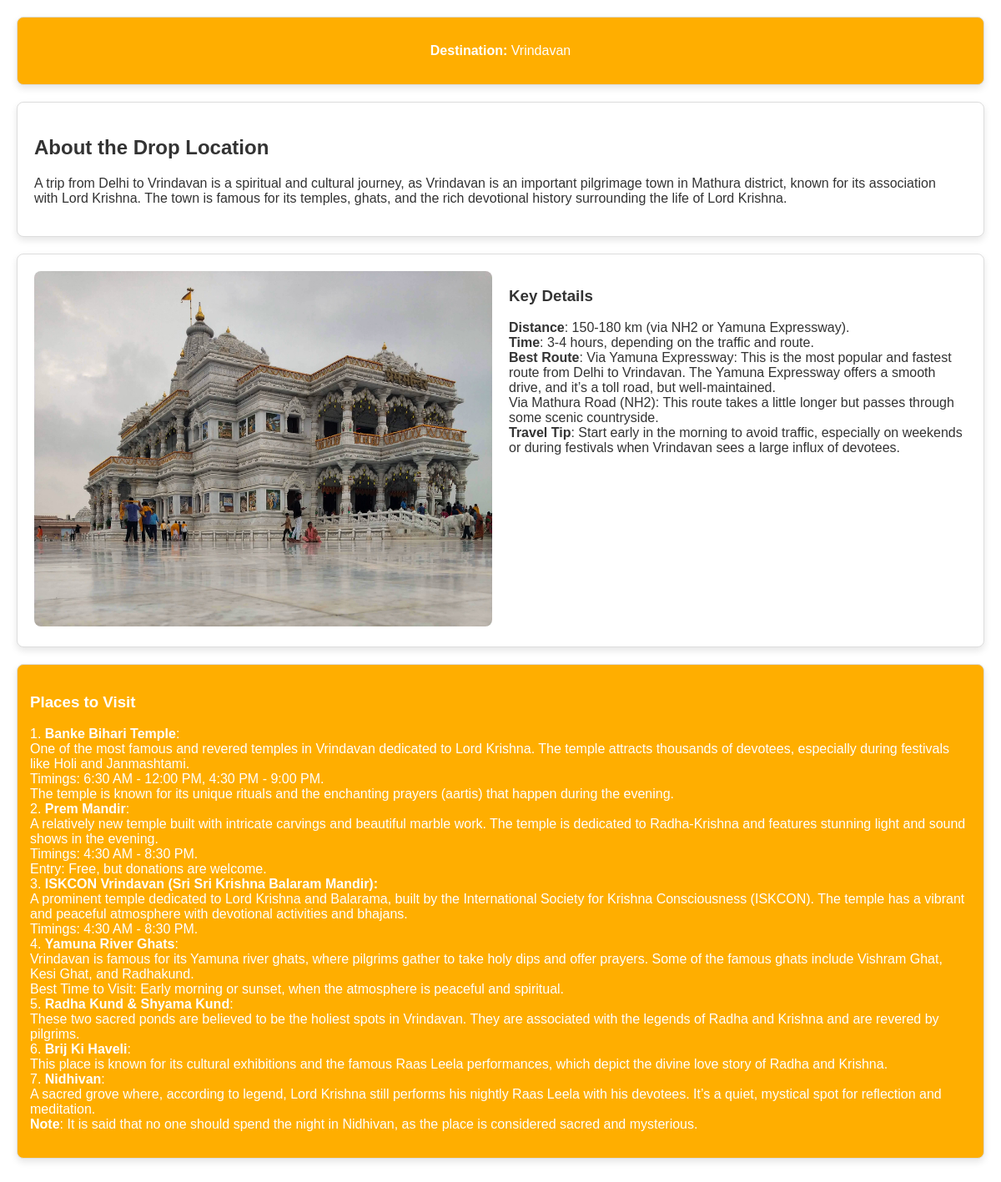
/home/popularCity/7, run on the app's committed database.
### myapp/models.py (models this page shows, shortened)
class Droplocation(models.Model):
    c=models.ForeignKey(PickupLocation,on_delete=models.CASCADE)
    drop=models.CharField(max_length=100)
    drop_loc_info = RichTextField()
    img = models.ImageField(default=True,null=True)
    place_visit = RichTextField(blank=True,null=True)
    Key_Travel_Details = RichTextField(blank=True,null=True)

### myapp/views.py (the view)
# urls.py: path('home/popularCity/<int:drop_id>', views.popularCity, name="popularCity"),
def popularCity(request,drop_id):
    obj = Droplocation.objects.get(id=drop_id)
    return render(request,"PopularCitites.html",{'obj':obj})

### templates/PopularCitites.html (shortened to what this page needs)
<!DOCTYPE html>
<html lang="en">
<head>
</head>
<body onload="initAutocomplete()">
    <div class="popular-city">
        <section class="location-section">
            <div class="pickup-drop">
                <p><strong>Destination:</strong> {{obj.drop}}</p>
            </div>
        </section>
        <section class="details-section">
            <div class="drop-info">
                <h2>About the Drop Location</h2>
                <p>
                    {{obj.drop_loc_info | safe}}
                </p>
            </div>
        </section>
        <section class="image-details-section">
            <div class="responsive-image">
                <img src="{{obj.img.url}}" alt="Drop Location">
            </div>
            <div class="key-details">
                <h3>Key Details</h3>
                <p>{{obj.Key_Travel_Details | safe}}</p>
            </div>
        </section>
         {% if obj.place_visit %}
        <section class="places-section">
            <h3>Places to Visit</h3>
            <p>
                {{obj.place_visit | safe}}
            </p>
        </section>
        {% endif %}
    </div>
</body>
</html>

### templates/PopularCitites.html (style rules this page uses)
body { font-family: Arial, sans-serif; margin: 0; padding: 0; color: #333; background-color: white; }
.popular-city { max-width: 1200px; margin: 0 auto; padding: 20px; }
section { margin-bottom: 20px; padding: 20px; border: 1px solid #ddd; border-radius: 8px; background-color: white; box-shadow: 0 4px 8px rgba(0, 0, 0, 0.1); }
.location-section { text-align: center; background-color: rgb(255, 174, 0); color: white; padding: 15px; border-radius: 8px; }
.details-section { display: flex; flex-wrap: wrap; gap: 20px; }
.drop-info { flex: 1; min-width: 300px; max-height: 300px; overflow-y: auto; padding-right: 10px; }
.image-details-section { display: flex; flex-wrap: wrap; gap: 20px; }
.responsive-image { flex: 1; min-width: 300px; }
.responsive-image img { width: 100%; border-radius: 8px; }
.key-details { flex: 1; min-width: 300px; }
.places-section { background-color: rgb(255, 174, 0); color: white; padding: 15px; border-radius: 8px; }

### data on the page
Droplocation: drop "Vrindavan", drop_loc_info "A trip from Delhi to Vrindavan is a spiritual and cultural journey, as Vrindavan is an important pilgrimage town in Mathura district, known for its association with Lord Krishna. The town is famous for its temples, ghats, and the rich devotional history surrounding the life of Lord Krishna.", img (picture), Key_Travel_Details "Distance : 150-180 km (via NH2 or Yamuna Expressway). Time : 3-4 hours, depending on the traffic and route. Best Route : Via Yamuna Expressway: This is the most popular and fastest route from Delhi to Vrindavan. The Yamuna Expressway offers a smooth drive, and it’s a toll road, but well-maintained. Via Mathura Road (NH2): This route takes a little longer but passes through some scenic countryside. Travel Tip : Start early in the morning to avoid traffic, especially on weekends or during festivals when Vrindavan sees a large influx of devotees.", place_visit "1. Banke Bihari Temple : One of the most famous and revered temples in Vrindavan dedicated to Lord Krishna. The temple attracts thousands of devotees, especially during festivals like Holi and Janmashtami. Timings: 6:30 AM - 12:00 PM, 4:30 PM - 9:00 PM. The temple is known for its unique rituals and the enchanting prayers (aartis) that happen during the evening. 2. Prem Mandir : A relatively new temple built with intricate carvings and beautiful marble work. The temple is dedicated to Radha-Krishna and features stunning light and sound shows in the evening. Timings: 4:30 AM - 8:30 PM. Entry: Free, but donations are welcome. 3. ISKCON Vrindavan (Sri Sri Krishna Balaram Mandir): A prominent…"
